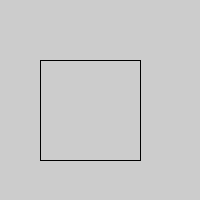
Frame 1 (no input)
Frame 60 (the mouse pressed at the canvas centre just before this capture): identical to frame 1, image omitted
Frame 120 (the mouse held since frame 60 and released just before this capture): identical to frame 1, image omitted

The Processing sketch that drew this single still picture (run headless with seeded random() and noise(); from frame 60 on, the mouse is pressed at the canvas centre):

// Processing sketch: sketch_9_4
// ── sketch_9_4.pde
void setup(){
  size(200,200);
  tekenVierkant(40, 60, 100, 100);
}

void draw(){
}

void tekenVierkant(int x, int y, int breedte, int hoogte) {
line(x,y,breedte+x,y);
line(x+breedte,y,x+breedte,y+hoogte);
line(x,y,x,y+hoogte);
line(x,y+hoogte,breedte+x,y+hoogte);
}
